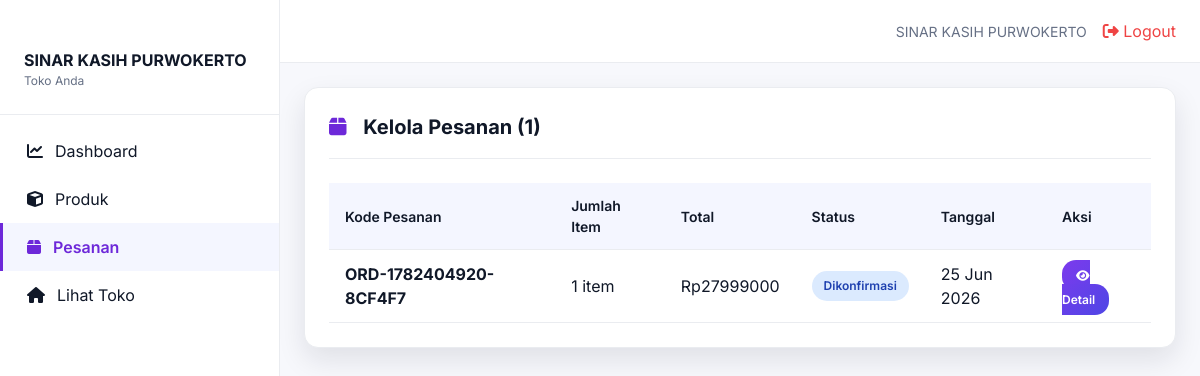
The app's page /toko/pesanan/ (signed in) with its own data.
### master_products/models.py (models this page shows, shortened)
class Brand(models.Model):
    STATUS_CHOICES = (
        ('pending', 'Pending Approval'),
        ('approved', 'Approved'),
        ('rejected', 'Rejected'),
        ('suspended', 'Suspended'),
    )
    brand_id = models.AutoField(primary_key=True)
    user_id = models.OneToOneField(
        settings.AUTH_USER_MODEL,
        on_delete=models.CASCADE,
        related_name='brand_vendor',
        db_column='user_id',
        help_text="User/vendor yang memiliki brand ini"
    )
    brand_name = models.CharField(
        max_length=255,
        help_text="Nama brand/vendor"
    )
    logo = models.ImageField(
        upload_to='brands/logos/',
        blank=True,
        null=True,
        help_text="Logo brand (rekomendasi: PNG dengan background transparan)"
    )
    description = models.TextField(
        blank=True,
        null=True,
        help_text="Deskripsi detail tentang brand/vendor"
    )
    status = models.CharField(
        max_length=20,
        choices=STATUS_CHOICES,
        default='pending',
        help_text="Status persetujuan brand (pending, approved, rejected, suspended)"
    )
    approved_at = models.DateTimeField(
        blank=True,
        null=True,
        help_text="Tanggal brand disetujui oleh admin"
    )
    approved_by = models.ForeignKey(
        settings.AUTH_USER_MODEL,
        on_delete=models.SET_NULL,
        null=True,
        blank=True,
        related_name='approved_brands',
        db_column='approved_by',
        help_text="Admin yang menyetujui brand ini"
    )
    nib_or_ktp = models.CharField(
        max_length=50,
        unique=True,
        blank=True,
        null=True,
        db_column='nib_or_ktp',
        help_text="Nomor Induk Berusaha (NIB) atau Nomor KTP"
    )
    rating = models.FloatField(
        default=0.0,
        validators=[MinValueValidator(0.0), MaxValueValidator(5.0)],
        db_column='rating',
        help_text="Rating brand dari customer (0.0-5.0)"
    )
    created_at = models.DateTimeField(
        auto_now_add=True,
        help_text="Tanggal brand didaftar"
    )
    updated_at = models.DateTimeField(
        auto_now=True,
        help_text="Tanggal brand terakhir diperbarui"
    )
    class Meta:
        verbose_name = _('Brand')
        verbose_name_plural = _('Brands')
        db_table = 'brands'
        ordering = ['-created_at']
        indexes = [
            models.Index(fields=['status']),
            models.Index(fields=['user_id']),
            models.Index(fields=['created_at']),
        ]
    @property
    def is_approved(self):
        return self.status == 'approved'

class Order(models.Model):
    ORDER_STATUS_CHOICES = (
        ('pending', 'Pending'),
        ('confirmed', 'Confirmed'),
        ('processing', 'Processing'),
        ('shipped', 'Shipped'),
        ('delivered', 'Delivered'),
        ('cancelled', 'Cancelled'),
        ('returned', 'Returned'),
    )
    PAYMENT_METHOD_CHOICES = (
        ('bank_transfer', 'Bank Transfer'),
        ('credit_card', 'Credit Card'),
        ('debit_card', 'Debit Card'),
        ('e_wallet', 'E-Wallet'),
        ('cash_on_delivery', 'Cash on Delivery'),
    )
    PAYMENT_STATUS_CHOICES = (
        ('pending', 'Pending'),
        ('paid', 'Paid'),
        ('failed', 'Failed'),
        ('refunded', 'Refunded'),
    )
    order_id = models.AutoField(primary_key=True)
    user_id = models.ForeignKey(
        settings.AUTH_USER_MODEL,
        on_delete=models.PROTECT,
        related_name='orders',
        db_column='user_id',
        help_text="Customer yang melakukan pesanan"
    )
    brand_id = models.ForeignKey(
        Brand,
        on_delete=models.PROTECT,
        related_name='orders',
        db_column='brand_id',
        help_text="Brand/vendor penjual dalam order ini"
    )
    order_code = models.CharField(
        max_length=50,
        unique=True,
        help_text="Kode unik order"
    )
    order_date = models.DateTimeField(
        auto_now_add=True,
        help_text="Tanggal dan waktu order dibuat"
    )
    status = models.CharField(
        max_length=20,
        choices=ORDER_STATUS_CHOICES,
        default='pending',
        help_text="Status order"
    )
    total_amount = models.DecimalField(
        max_digits=12,
        decimal_places=2,
        validators=[MinValueValidator(0)],
        help_text="Total jumlah uang order"
    )
    payment_method = models.CharField(
        max_length=50,
        choices=PAYMENT_METHOD_CHOICES,
        help_text="Metode pembayaran"
    )
    payment_status = models.CharField(
        max_length=20,
        choices=PAYMENT_STATUS_CHOICES,
        default='pending',
        help_text="Status pembayaran"
    )
    shipping_address = models.TextField(
        help_text="Alamat lengkap pengiriman"
    )
    receiver_name = models.CharField(
        max_length=255,
        help_text="Nama penerima barang"
    )
    phone = models.CharField(
        max_length=20,
        help_text="Nomor telepon penerima"
    )
    tracking_number = models.CharField(
        max_length=100,
        blank=True,
        null=True,
        help_text="Nomor resi dari kurir pengiriman"
    )
    cancel_reason = models.TextField(
        blank=True,
        null=True,
        help_text="Alasan pembatalan order (jika applicable)"
    )
    created_at = models.DateTimeField(
        auto_now_add=True,
        help_text="Tanggal order dibuat"
    )
    updated_at = models.DateTimeField(
        auto_now=True,
        help_text="Tanggal order terakhir diperbarui"
    )
    class Meta:
        verbose_name = _('Order')
        verbose_name_plural = _('Orders')
        db_table = 'orders'
        ordering = ['-created_at']
        indexes = [
            models.Index(fields=['order_code']),
            models.Index(fields=['user_id']),
            models.Index(fields=['brand_id']),
            models.Index(fields=['status']),
            models.Index(fields=['payment_status']),
        ]

### master_products/views.py (the view)
# urls.py: path('toko/pesanan/', views.seller_orders, name='seller_orders'),
@login_required(login_url='master_products:login')
@seller_required
def seller_orders(request):
    try:
        seller_brand = Brand.objects.get(user_id=request.user)
    except Brand.DoesNotExist:
        messages.error(request, '❌ Profil brand Anda belum terdaftar!')
        return redirect('master_products:product_list')
    orders = Order.objects.filter(brand_id=seller_brand).order_by('-order_date')
    context = {
        'seller_brand': seller_brand,
        'orders': orders,
        'total_orders': orders.count(),
    }
    return render(request, 'master_products/seller_orders.html', context)

### master_products/context_processors.py (called while the page is built)
def unread_chat_count(request):
    if not getattr(request, 'user', None) or not request.user.is_authenticated:
        return {'unread_count': 0}
    user = request.user
    unread_messages = ChatMessage.objects.filter(is_read=False)
    if getattr(user, 'role', None) == 'customer':
        unread_messages = unread_messages.filter(room__customer=user).exclude(sender=user)
    elif getattr(user, 'role', None) == 'brand':
        unread_messages = unread_messages.filter(room__brand__user_id=user).exclude(sender=user)
    else:
        unread_messages = unread_messages.none()
    return {'unread_count': unread_messages.count()}

### users/models.py (called while the page is built)
    @property
    def toko(self):
        return getattr(self, 'brand_vendor', None)

### master_products/templates/master_products/seller_orders.html (shortened to what this page needs)
<!DOCTYPE html>
<html lang="id">
<head>
    <script src="https://cdn.tailwindcss.com"></script>
    <link rel="stylesheet" href="https://cdnjs.cloudflare.com/ajax/libs/font-awesome/6.4.0/css/all.min.css">
</head>
<body>
    <div class="navbar">
        <a href="/" style="font-size: 20px; font-weight: 700; color: var(--primary); text-decoration: none;">
        </a>
        <div style="display: flex; align-items: center; gap: 16px;">
            <span style="font-size: 14px; color: var(--muted);">{{ seller_brand.brand_name }}</span>
            <a href="{% url 'master_products:logout' %}" style="color: var(--danger); text-decoration: none;">
                <i class="fas fa-sign-out-alt"></i> Logout
            </a>
        </div>
    </div>
    <div class="flex">
        <div class="sidebar">
            <div style="padding: 24px; border-bottom: 1px solid var(--border); margin-bottom: 12px;">
                <div style="font-weight: 700; font-size: 16px;">{{ seller_brand.brand_name }}</div>
                <div style="font-size: 12px; color: var(--muted);">Toko Anda</div>
            </div>
            <a href="{% url 'master_products:seller_dashboard' %}" class="sidebar-item">
                <i class="fas fa-chart-line"></i>
                <span>Dashboard</span>
            </a>
            <a href="{% url 'master_products:seller_products' %}" class="sidebar-item">
                <i class="fas fa-cube"></i>
                <span>Produk</span>
            </a>
            <a href="{% url 'master_products:seller_orders' %}" class="sidebar-item active">
                <i class="fas fa-box"></i>
                <span>Pesanan</span>
            </a>
            <a href="/" class="sidebar-item">
                <i class="fas fa-home"></i>
                <span>Lihat Toko</span>
            </a>
        </div>
        <div class="main-content" style="flex: 1;">
            <div class="card">
                <h1 class="card-title">
                    <i class="fas fa-box" style="color: var(--primary); margin-right: 12px;"></i>
                    Kelola Pesanan ({{ total_orders }})
                </h1>
                {% if orders %}
                    <div style="overflow-x: auto;">
                        <table>
                            <thead>
                                <tr>
                                    <th>Kode Pesanan</th>
                                    <th>Jumlah Item</th>
                                    <th>Total</th>
                                    <th>Status</th>
                                    <th>Tanggal</th>
                                    <th>Aksi</th>
                                </tr>
                            </thead>
                            <tbody>
                                {% for order in orders %}
                                    <tr>
                                        <td><strong>{{ order.order_code }}</strong></td>
                                        <td>{{ order.items.count }} item</td>
                                        <td>Rp{{ order.total_amount|floatformat:0 }}</td>
                                        <td>
                                            {% if order.status == 'pending' %}
                                                <span class="badge badge-pending">Menunggu</span>
                                            {% elif order.status == 'confirmed' %}
                                                <span class="badge badge-processing">Dikonfirmasi</span>
                                            {% elif order.status == 'processing' %}
                                                <span class="badge badge-processing">Diproses</span>
                                            {% elif order.status == 'shipped' %}
                                                <span class="badge badge-shipped">Dikirim</span>
                                            {% elif order.status == 'delivered' %}
                                                <span class="badge badge-delivered">Terkirim</span>
                                            {% else %}
                                                <span class="badge" style="background: #fee2e2; color: #991b1b;">{{ order.get_status_display }}</span>
                                            {% endif %}
                                        </td>
                                        <td>{{ order.order_date|date:"d M Y" }}</td>
                                        <td>
                                            <a href="{% url 'master_products:seller_order_detail' order.order_id %}" class="btn-primary">
                                                <i class="fas fa-eye"></i> Detail
                                            </a>
                                        </td>
                                    </tr>
                                {% endfor %}
                            </tbody>
                        </table>
                    </div>
                {% else %}
                    <div class="empty-state">
                        <div class="empty-icon"><i class="fas fa-inbox"></i></div>
                        <p>Belum ada pesanan masuk</p>
                    </div>
                {% endif %}
            </div>
        </div>
    </div>
</body>
</html>

### master_products/templates/master_products/seller_orders.html (style rules this page uses)
:root { --bg: #f7f8fc; --surface: #ffffff; --surface-2: #f4f6ff; --text: #101828; --muted: #667085; --border: #eaecf0; --primary: #6d28d9; --success: #10b981; --warning: #f59e0b; --danger: #ef4444; --shadow-md: 0 12px 28px rgba(16,24,40,.10); --radius-md: 14px; }
* { box-sizing: border-box; }
body { font-family: 'Inter', system-ui, -apple-system, BlinkMacSystemFont, 'Segoe UI', sans-serif; background: var(--bg); color: var(--text); }
.navbar { background: var(--surface); border-bottom: 1px solid var(--border); padding: 16px 24px; display: grid; grid-template-columns: auto 1fr auto; align-items: center; gap: 20px; }
.sidebar { background: var(--surface); border-right: 1px solid var(--border); padding: 24px 0; height: 100vh; position: fixed; left: 0; top: 0; width: 280px; overflow-y: auto; }
.sidebar-item { padding: 12px 24px; color: var(--text); text-decoration: none; display: flex; align-items: center; gap: 12px; cursor: pointer; transition: all 0.3s ease; border-left: 3px solid transparent; }
.sidebar-item.active { border-left-color: var(--primary); background: var(--surface-2); color: var(--primary); font-weight: 600; }
.main-content { margin-left: 280px; padding: 24px; }
.card { background: var(--surface); border: 1px solid var(--border); border-radius: var(--radius-md); padding: 24px; box-shadow: var(--shadow-md); margin-bottom: 24px; }
.card-title { font-size: 20px; font-weight: 700; margin-bottom: 24px; padding-bottom: 16px; border-bottom: 1px solid var(--border); }
table { width: 100%; border-collapse: collapse; }
th { background: var(--surface-2); padding: 12px 16px; text-align: left; font-weight: 600; font-size: 14px; border-bottom: 1px solid var(--border); }
td { padding: 12px 16px; border-bottom: 1px solid var(--border); }
.badge { display: inline-block; padding: 6px 12px; border-radius: 20px; font-size: 12px; font-weight: 600; }
.badge-processing { background: #dbeafe; color: #1e40af; }
.btn-primary { background: linear-gradient(135deg, #7c3aed, #4f46e5); color: white; border: none; padding: 8px 14px; border-radius: var(--radius-md); font-weight: 600; cursor: pointer; transition: all 0.3s ease; text-decoration: none; font-size: 12px; }

### records on screen
Brand: brand_name "SINAR KASIH PURWOKERTO"
Order: order_code "ORD-1782404920-8CF4F7", items.count "1", total_amount "27999000", status "Dikonfirmasi", order_date "25 Jun 2026"

### other values on screen
{{ total_orders }} "1"
